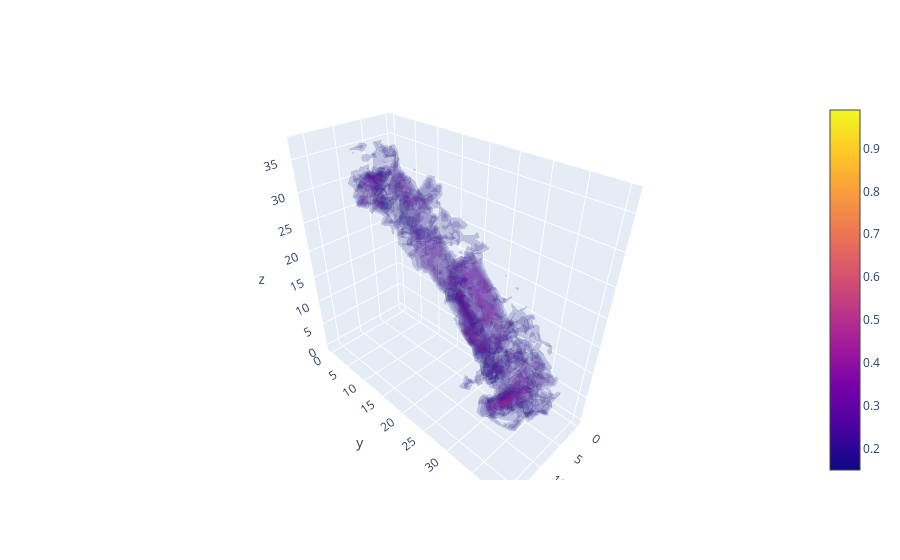

Notebook source saved alongside this figure:
### Code cell
# Create axis
axes = list(dim[:3])
dim1 = list(dim[:3])[0]
dim2 = list(dim[:3])[1]
dim3 = list(dim[:3])[2]

# Create Data
data = sum_vol.reshape(list(dim[:3]))

X, Y, Z = np.mgrid[0:dim1:1, 0:dim2:1, 0:dim3:1]
values = np.flip(data, axis=[1,2])

fig = go.Figure(data=go.Volume(
    x=X.flatten(),
    y=Y.flatten(),
    z=Z.flatten(),
    value=values.flatten(),
    isomin=0.15,
    isomax=0.99,
    opacity=0.1, # needs to be small to see through all surfaces
    surface_count=17, # needs to be a large number for good volume rendering
    ))
fig.show()

### Figure 1 — Plotly figure (JSON) as saved in the notebook; plotly's stock layout.template omitted (floating-point values rounded to 4 significant figures; data arrays with more than 128 entries replaced by an {"elided": "..."} marker saying what was removed)
{"data": [{"isomax": 0.99, "isomin": 0.15, "opacity": 0.1, "surface": {"count": 17}, "type": "volume", "value": {"elided": "28044 float values"}, "x": {"elided": "28044 int values"}, "y": {"elided": "28044 int values"}, "z": {"elided": "28044 int values"}}], "layout": {}}
